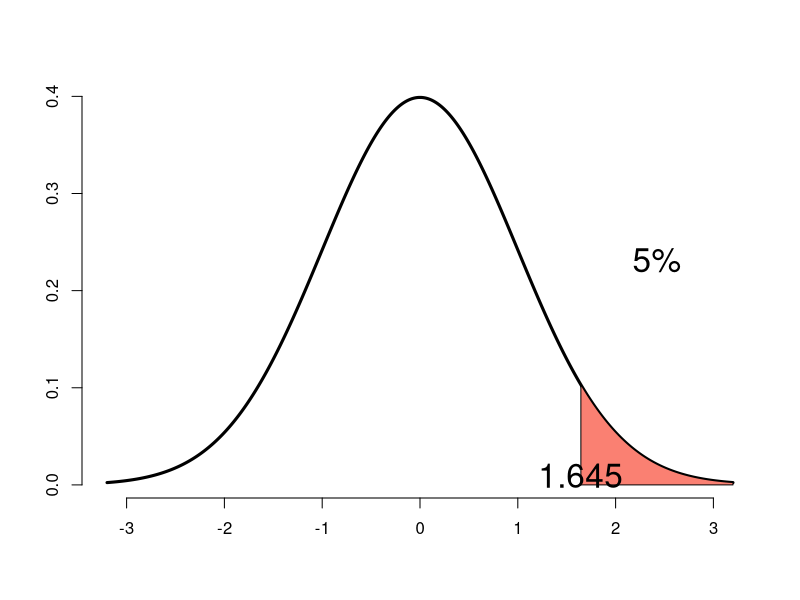

Source code (R):
# We can plot a the 95th percentile of the standard normal distribution with the following R routine:
xval <-  seq(-3.2, 3.2, length=1000)
yval <- dnorm(xval)
plot(xval, yval, type="l", axes=TRUE, frame=FALSE, lwd=3, xlab="", ylab="")
x <- seq(qnorm(.95), 3.2, length=1000)
polygon(c(x,rev(x)), c(dnorm(x), rep(0, length(x))), col="salmon")
text(mean(x), mean(dnorm(x))+0.2, "5%", cex=2)
text(qnorm(.95), .01, "1.645",cex=2)
